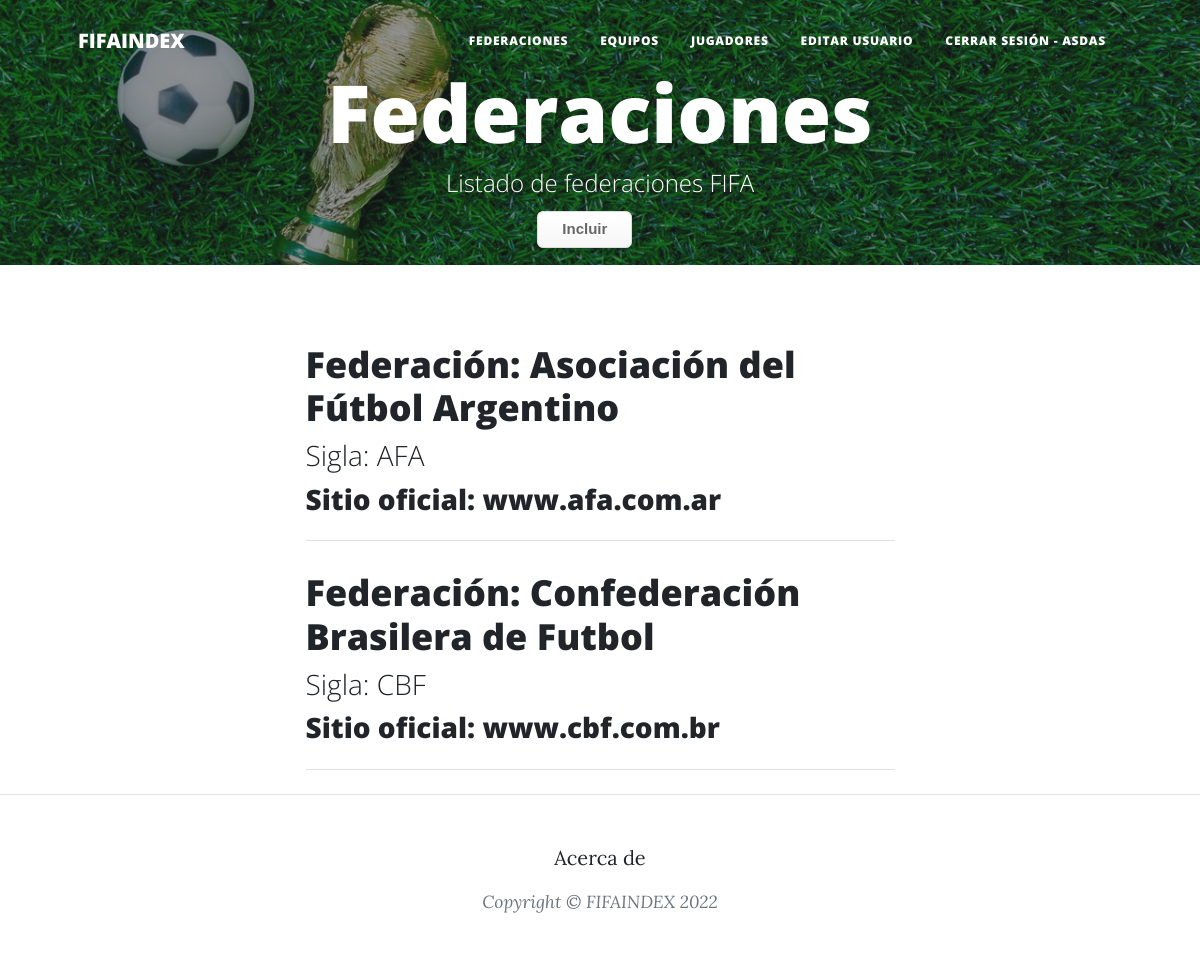
The app's page /federations (signed in) with its own data.
### federations/models.py (models this page shows, shortened)
class Federation(models.Model):
    name = models.CharField(max_length=40)
    initials = models.CharField(max_length=40)
    official_website = models.CharField(max_length=40)
    image = models.ImageField(upload_to = "shields", null = True, blank= True)
    owner = models.ForeignKey(User, on_delete=models.CASCADE)

### federations/views.py (the view)
# urls.py: path("federations", views.federations, name="federations-list"),
def federations(request):
    federations = Federation.objects.all()
    context_dict = {"federations": federations}
    return render(
        request = request,
        context = context_dict,
        template_name="federations/federations_list.html",
    )

### federations/templates/federations/federations_list.html (shortened to what this page needs)
{% extends "home/index.html" %}
{% load static %}
{% block my_blog_header %}
    <header class="masthead" style="background-image: url('/static/home/assets/img/FIFA.jpg')">
        <div class="container position-relative px-4 px-lg-5">
            <div class="row gx-4 gx-lg-5 justify-content-center">
                <div class="col-md-15 col-lg-16 col-xl-14">
                    <div class="site-heading">
                        <h1>Federaciones</h1>
                        <span class="subheading">Listado de federaciones FIFA</span>
                    </div>
                </div>
            </div>
            <a class="button_custom" href="{% url 'federations:federation-add' %}">Incluir</a>
        </div>
    </header>
{% endblock %}
{% block my_blog_content %}
{% for federation in federations %}
        <div class="post-preview">
            <a href="{% url 'federations:federation-detail' federation.id %}">
                <h3 class="post-title">Federación: {{ federation.name }} </h3>
                <h3 class="post-subtitle">Sigla: {{ federation.initials }}</h3>
            </a>
            <h3 class="post-subtitle">Sitio oficial: {{ federation.official_website }}</h3>
        </div>
        <hr class="my-4" />
    {% endfor %}
{% endblock %}

### home/templates/home/index.html (shortened to what this page needs)
<!DOCTYPE html>
<html lang="en">
    <head>
        {% load static %}
        <link href="{% static 'home/css/styles.css' %}" rel="stylesheet" />
    </head>
    <body>
        <nav class="navbar navbar-expand-lg navbar-light" id="mainNav">
            <div class="container px-4 px-lg-5">
                <a class="navbar-brand" href="{% url 'home:index' %}">FIFAINDEX</a>
                <div class="collapse navbar-collapse" id="navbarResponsive">
                    <ul class="navbar-nav ms-auto py-4 py-lg-0">
                        <li class="nav-item"><a class="nav-link px-lg-3 py-3 py-lg-4" href="{% url 'federations:federations-list' %}">Federaciones</a></li>
                        <li class="nav-item"><a class="nav-link px-lg-3 py-3 py-lg-4" href="{% url 'teams:teams-list' %}">Equipos</a></li>
                        <li class="nav-item"><a class="nav-link px-lg-3 py-3 py-lg-4" href="{% url 'players:players-list' %}">Jugadores</a></li>
                        {% if user.is_authenticated %}
                        <li class="nav-item"><a class="nav-link px-lg-3 py-3 py-lg-4" href="{% url 'home:user-update' %}">Editar usuario</a></li>
                        <li class="nav-item"><a class="nav-link px-lg-3 py-3 py-lg-4" href="{% url 'logout' %}">Cerrar Sesión - {{ user.username }}</a></li>
                        {% else %}
                        <li class="nav-item"><a class="nav-link px-lg-3 py-3 py-lg-4" href="{% url 'login' %}">Iniciar Sesión</a></li>
                        {% endif %}
                    </ul>
                </div>
            </div>
        </nav>
        {% block my_blog_header %}{% endblock %}
        <div class="container px-4 px-lg-5">
            <div class="row gx-4 gx-lg-5 justify-content-center">
                <div class="col-md-10 col-lg-8 col-xl-7">
                    {% block my_blog_content %}{% endblock %}
                </div>
            </div>
        </div>
        <footer class="border-top">
            <div class="container px-4 px-lg-5">
                <div class="row gx-4 gx-lg-5 justify-content-center">
                    <div class="col-md-10 col-lg-8 col-xl-7">
                        <ul class="list-inline text-center">
                            <li class="list-inline-item">
                                <a href="{% url 'home:about' %}">
                                    Acerca de
                                </a>
                            </li>
                        </ul>
                        <div class="small text-center text-muted fst-italic">Copyright &copy; FIFAINDEX 2022</div>
                    </div>
                </div>
            </div>
        </footer>
    </body>
</html>

### records on screen
Federation: name "Asociación del Fútbol Argentino", initials "AFA", official_website "www.afa.com.ar"
Federation: name "Confederación Brasilera de Futbol", initials "CBF", official_website "www.cbf.com.br"

### other values on screen
{{ user.username }} "ASDAS"
